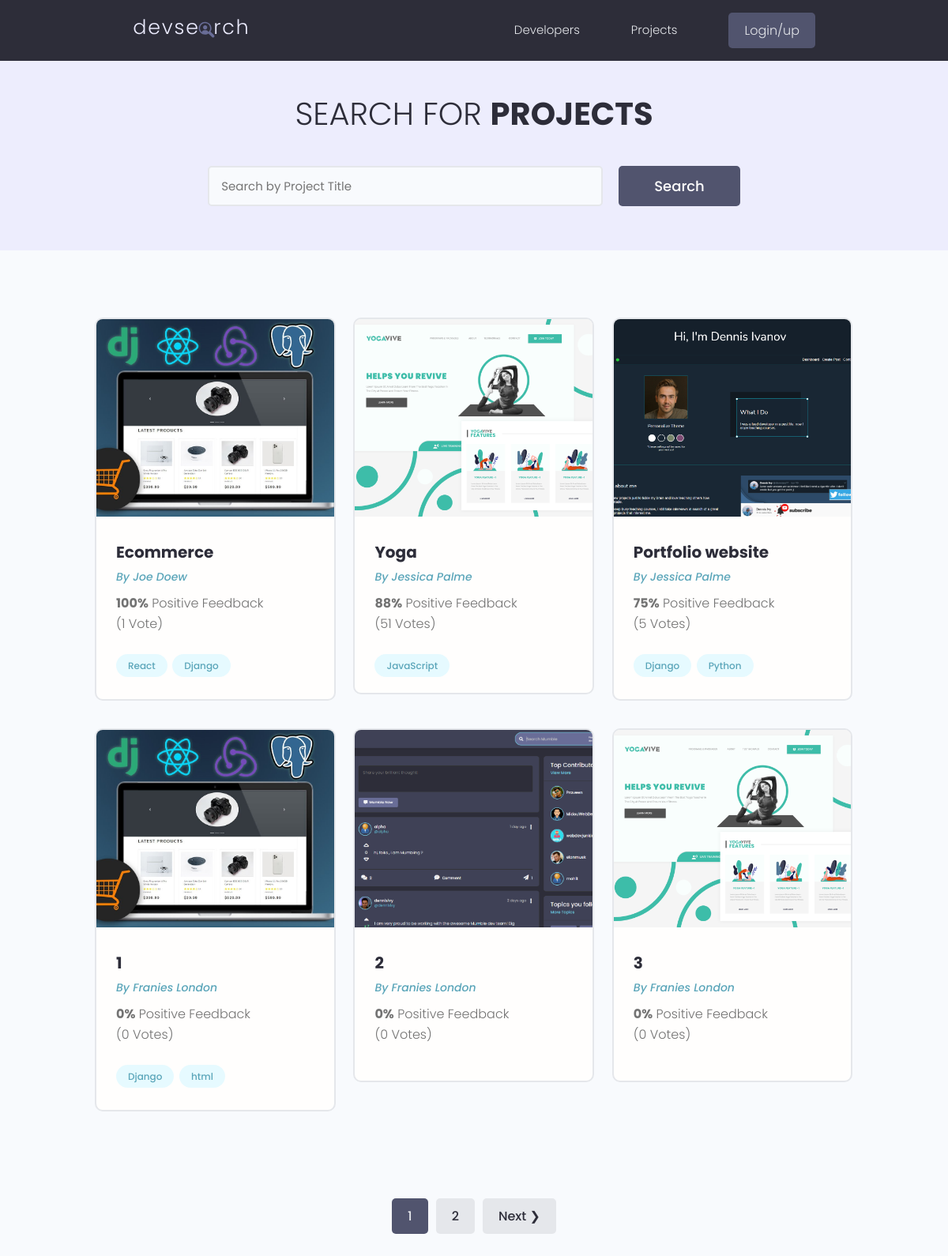
/projects/, run on the app's committed database.
### projects/models.py (models this page shows, shortened)
class Project(models.Model):
    owner = models.ForeignKey(
        Profile, null=True, blank=True, on_delete=models.CASCADE)
    title = models.CharField(max_length=200)
    description = models.TextField(null=True, blank=True)
    feature_image = models.ImageField(
        null=True, blank=True, default="default.jpg")
    demo_link = models.CharField(max_length=2000, null=True, blank=True)
    source_link = models.CharField(max_length=2000, null=True, blank=True)
    tags = models.ManyToManyField('Tag', blank=True)
    voted_total = models.IntegerField(default=0, null=True, blank=True)
    voted_ratio = models.IntegerField(default=0, null=True, blank=True)
    created = models.DateTimeField(auto_now_add=True)
    id = models.UUIDField(default=uuid.uuid4, unique=True,
                          primary_key=True, editable=False)
    class Meta:
        ordering = ['-voted_ratio', '-voted_total', 'title']

class Tag(models.Model):
    name= models.CharField(max_length=200)
    created = models.DateTimeField(auto_now_add=True)
    id = models.UUIDField(default=uuid.uuid4, unique=True, primary_key=True, editable=False)
    def __str__(self):
        return self.name

### users/models.py (models this page shows, shortened)
class Profile(models.Model):
    user = models.OneToOneField(User, on_delete=models.CASCADE, null=True, blank=True)
    name = models.CharField(max_length=200, blank=True, null=True)
    email = models.EmailField(max_length=500,  blank=True, null=True)
    username = models.CharField(max_length=200, blank=True, null=True)
    location = models.CharField(max_length=200, blank=True, null=True)
    short_intro = models.CharField(max_length=200,  blank=True, null=True)
    bio = models.TextField( blank=True, null=True)
    profile_image = models.ImageField(blank=True, null=True, upload_to='profiles/', default="profiles/user-default.png")
    social_github =  models.CharField(max_length=200, blank=True, null=True)
    social_twitter =  models.CharField(max_length=200, blank=True, null=True)
    social_linkedin =  models.CharField(max_length=200, blank=True, null=True)
    created = models.DateTimeField(auto_now_add=True)
    id = models.UUIDField(default=uuid.uuid4, unique=True, primary_key=True, editable=False)

### projects/views.py (the view)
# urls.py: path('projects/', views.getProjects),
def projects(request):
    projects, search_query = searchProjects(request)
    custom_range, projects  = paginateProjects(request, projects, 6)
    context = { 'projects' : projects , 'search_query' : search_query, 'custom_range': custom_range}
    return render(request, 'projects/projects.html', context)

### projects/utils.py (called while the page is built)
def searchProjects(request):
    search_query = ''
    if request.GET.get('search_query'):
        search_query = request.GET.get('search_query')
    tags = Tag.objects.filter(name__icontains=search_query)
    projects = Project.objects.distinct().filter(
        Q(title__icontains=search_query) |
        Q(description__icontains=search_query) |
        Q(owner__name__icontains=search_query) |
        Q(tags__in=tags)
    )
    return projects, search_query

def paginateProjects(request, projects, results):
    page = request.GET.get('page')
    paginator = Paginator(projects, results)
    try:
      projects = paginator.page(page)
    except PageNotAnInteger:
        page = 1
        projects = paginator.page(page)
    except EmptyPage:
        page = paginator.num_pages
        projects = paginator.page(page)
    leftIndex = (int(page) - 2)
    if leftIndex < 1 :
        leftIndex = 1
    rightIndex = (int(page) + 2)
    if rightIndex > paginator.num_pages:
        rightIndex = paginator.num_pages + 1
    custom_range = range(leftIndex,rightIndex)
    return custom_range, projects

### projects/templates/projects/projects.html (shortened to what this page needs)
{% extends 'main.html' %}
{% block content %}
<main class="projects">
    <section class="hero-section text-center">
        <div class="container container--narrow">
            <div class="hero-section__box">
                <h2>Search for <span>Projects</span></h2>
            </div>
            <div class="hero-section__search">
                <form id='searchForm' class="form" action="{% url 'projects' %}" method="get">
                    <div class="form__field">
                        <input class="input input--text" id="formInput#search" type="text" name="search_query"
                        value="{{search_query}}" placeholder="Search by Project Title"  />
                    </div>
                    <input class="btn btn--sub btn--lg" type="submit" value="Search" />
                </form>
            </div>
        </div>
    </section>
    <section class="projectsList">
        <div class="container">
            <div class="grid grid--three">
                {% for project in projects %}
                <div class="column">
                    <div class="card project">
                        <a href="{% url 'project' project.id %}" class="project">
                            <img class="project__thumbnail" src="{{ project.feature_image.url }}" alt="project thumbnail" />
                            <div class="card__body">
                                <h3 class="project__title">{{project.title}}</h3>
                                <p><a class="project__author" href="{% url 'project' project.id %}">By {{project.owner.name}}</a>
                                </p>
                                <p class="project--rating">
                                    <span style="font-weight: bold;">{{project.voted_ratio}}%</span> Positive Feedback
                                    <br> ({{project.voted_total}} Vote{{project.voted_total|pluralize:"s"}})
                                </p>
                                <div class="project__tags">
                                    {% for tag in project.tags.all %}
                                    <span class="tag tag--pill tag--main">
                                        <small>{{tag}}</small>
                                    </span>
                                    {% endfor %}
                                </div>
                            </div>
                        </a>
                    </div>
                </div>
                {% endfor %}
            </div>
        </div>
    </section>
    {% include 'pagination.html' with queryset=projects custom_range=custom_range %}
</main>
{% endblock content%}

### templates/main.html (shortened to what this page needs)
<!DOCTYPE html>
{% load static %}
<html>
<head>
    <link rel="stylesheet" href="https://cdn.iconmonstr.com/1.3.0/css/iconmonstr-iconic-font.min.css" />
    <link rel="stylesheet" href="{% static 'uikit/styles/uikit.css' %}" />
    <link rel="stylesheet" href="{% static 'styles/app.css' %}" />
</head>
    <body>
        {% include 'navbar.html' %}
        {% block content %}
        {% endblock content%}
    </body>
</html>

### templates/navbar.html (shortened to what this page needs)
{% load static %}
<header class="header">
    <div class="container container--narrow">
        <a href="{% url 'profiles' %}" class="header__logo">
            <img src="{% static 'images/logo.svg' %}">
        </a>
        <nav class="header__nav">
            <ul class="header__menu">
                <li class="header__menuItem"><a href="{% url 'profiles' %}">Developers</a></li>
                <li class="header__menuItem"><a href="{% url 'projects' %}">Projects</a></li>
                {% if request.user.is_authenticated %}
                <li class="header__menuItem"><a href="{% url 'inbox' %}">Inbox</a></li>
                <li class="header__menuItem"><a href="{% url 'account' %}">Account</a></li>
                <li class="header__menuItem"><a href="{% url 'logout' %}" class="btn btn--sub">Logout</a></li>
                {% else %}
                <li class="header__menuItem"><a href="{% url 'login' %}" class="btn btn--sub">Login/up</a></li>
                {% endif %}
            </ul>
        </nav>
    </div>
</header>

### templates/pagination.html (shortened to what this page needs)
{% if queryset.has_other_pages %}
<div class="pagination">
    <ul class="container">
        {% for page in custom_range %}
        {% if page == queryset.number %}
        <li><a href="?page={{page}}" class="btn btn--sub" data-page="{{page}}">{{page}}</a></li>
        {% else %}
        <li><a href="?page={{page}}" class="btn"  data-page="{{page}}">{{page}}</a></li>
        {% endif %}
        {% endfor %}
        {%  if queryset.has_next %}
        <li><a href="?page={{queryset.next_page_number}}" class="btn" data-page="{{queryset.next_page_number}}">Next &#10095;</a></li>
        {% endif %}
    </ul>
</div>
{% endif %}

### static/styles/app.css (style rules this page uses)
:root { --color-sub: #2d2d39; }
.btn--sub { background-color: var(--color-sub-light); }
.card { border: 2px solid var(--color-light); }
img { width: 100%; }
.header { position: sticky; z-index: 111; background-color: var(--color-sub); padding: 1.5rem 0; }
.header > .container { display: flex; justify-content: space-between; align-items: center; }
.header__logo > img { height: 3.8rem; }
.header__nav > ul { display: inline-flex; align-items: center; list-style: none; gap: 6.5rem; }
.header__menuItem > a { color: var(--color-light); font-weight: 300; }
.hero-section { height: 40vh; display: flex; align-items: center; background-color: var(--color-sub); }
.hero-section__box { margin-bottom: 4rem; }
.hero-section__box > h2, .hero-section__box > h2 > span { font-size: 4rem; color: var(--color-light); line-height: 1.3; text-transform: uppercase; }
.hero-section__box > h2 { font-weight: 300; }
.hero-section__box > h2 > span { font-weight: 700; }
.hero-section__search > .form { display: flex; align-items: center; justify-content: center; gap: 2rem; }
.hero-section__search > .form input.input--text { width: 50rem; }
.pagination { margin-top: 8rem; margin-bottom: 10rem; }
.pagination > ul { flex-wrap: wrap; list-style: none; display: flex; align-items: center; justify-content: center; gap: 1rem; }
.pagination .btn { color: var(--color-sub); }
.pagination .btn.btn--sub { color: var(--color-light); }
.project__author { font-size: 1.4rem; font-style: italic; }
.project--rating { margin-bottom: 1.6em; margin-top: .5em; }
.projects > .hero-section { background: var(--color-sub-lighter); height: 30vh; }
.projects .hero-section__box { margin-bottom: 2.5rem; }
.projects .hero-section__box > h2 { color: var(--color-sub); }
.projects .hero-section__box > h2 > span { font-weight: 700; color: var(--color-sub); }
.projectsList { margin-top: 8rem; }
.project__thumbnail { height: 25rem; object-fit: cover; object-position: top center; }
.project__title { font-size: 2rem; font-weight: 700; color: var(--color-sub); }

### static/uikit/styles/modules/_variables.css (style rules this page uses)
:root { --color-main: #5aa5b9; --color-main-light: #e6faff; --color-sub: #3f4156; --color-sub-light: #51546e; --color-sub-lighter: #ededfd; --color-text: #737373; --color-gray: #8b8b8b; --color-light: #e5e7eb; --color-light-gray: #767676; --color-bg: #f8fafd; --color-white: #fffefd; --color-white-light: #f3f3f3; --color-success: #359e64; --color-success-bg: #def8e8; --color-error: #fc4b0b; --color-error-bg: #fff2ee; --font-base: 'Poppins', arial, helvetica, 'Segoe UI', roboto, ubuntu, sans-serif; --font-monospace: 'Fira Code', 'Courier New', courier, monospace; --font-regular: 300; --font-medium: 500; --font-bold: 700; --generic-shadow: 1px 1px 5px #00000010; --generic-transition: all 0.3s ease-in-out; }

### static/uikit/styles/modules/_base.css (style rules this page uses)
* { margin: 0; padding: 0; box-sizing: border-box; text-rendering: optimizeLegibility; color: inherit; font-size: inherit; }
html { font-size: 50%; }
@media only screen and (min-width: 480px) { html { font-size: 56.25%; } }
@media only screen and (min-width: 1200px) { html { font-size: 62.5%; } }
body { line-height: 1.6; font-weight: 400; font-size: 1.5rem; color: var(--color-text); background-color: var(--color-bg); min-height: 100vh; }

### static/uikit/styles/modules/_typography.css (style rules this page uses)
* { font-family: var(--font-base); }
h2 { font-size: 3.6rem; font-weight: var(--font-bold); }
h3 { font-size: 3.2rem; font-weight: var(--font-medium); }
p, span, strong { font-size: 1.6rem; color: var(--color-text); font-weight: var(--font-regular); }
a { padding-bottom: 2px; text-decoration: none; display: inline-block; color: var(--color-main); font-weight: var(--font-medium); }

### static/uikit/styles/modules/_utilities.css (style rules this page uses)
.container { width: 92%; max-width: 165rem; margin: 0 auto; box-sizing: border-box; }
.container--narrow { width: 92%; max-width: 120rem; }
@media screen and (min-width: 1000px) { .container { width: 90%; } }
@media screen and (min-width: 1000px) { .container--narrow { width: 85%; } }
@media screen and (min-width: 1200px) { .container { width: 80%; } }
@media screen and (min-width: 1200px) { .container--narrow { width: 72%; } }
.text-center { text-align: center; }

### static/uikit/styles/modules/_card.css (style rules this page uses)
.card { border-radius: 1rem; background-color: var(--color-white); border: 1.5px solid var(--color-light); width: auto; height: auto; margin-top: 0.5rem; margin-bottom: 0.5rem; overflow: hidden; }
.card__body, .card__header { padding: 2rem 2.5rem; }

### data on the page
Project: feature_image (picture), title "Ecommerce", owner.name "Joe Doew", voted_ratio "100", voted_total "1"
Tag: name "React"
Tag: name "Django"
Project: feature_image (picture), title "Yoga", owner.name "Jessica Palme", voted_ratio "88", voted_total "51"
Tag: name "JavaScript"
Project: feature_image (picture), title "Portfolio website", owner.name "Jessica Palme", voted_ratio "75", voted_total "5"
Tag: name "Python"
Project: feature_image (picture), title "1", owner.name "Franies London", voted_ratio "0", voted_total "0"
Tag: name "html"
Project: feature_image (picture), title "2", owner.name "Franies London", voted_ratio "0", voted_total "0"
Project: feature_image (picture), title "3", owner.name "Franies London", voted_ratio "0", voted_total "0"

### other printed values
{{ page }} "1"
{{ page }} "2"
